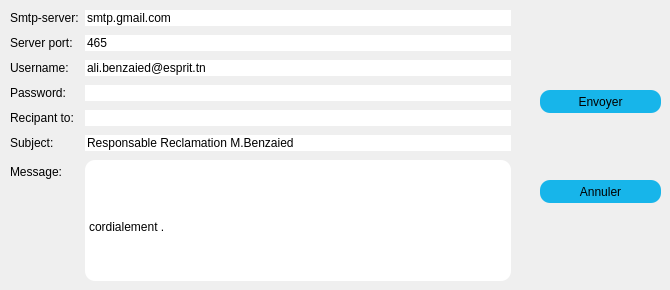
      <widget class="QWidget" name="tab_17">
       <attribute name="title">
        <string>Envoyer Email</string>
       </attribute>
       <widget class="QWidget" name="layoutWidget_3">
        <property name="geometry">
         <rect>
          <x>10</x>
          <y>10</y>
          <width>501</width>
          <height>271</height>
         </rect>
        </property>
        <layout class="QFormLayout" name="formLayout_3">
         <property name="fieldGrowthPolicy">
          <enum>QFormLayout::ExpandingFieldsGrow</enum>
         </property>
         <property name="rowWrapPolicy">
          <enum>QFormLayout::WrapLongRows</enum>
         </property>
         <property name="verticalSpacing">
          <number>9</number>
         </property>
         <item row="1" column="0">
          <widget class="QLabel" name="label_35">
           <property name="text">
            <string>Server port:</string>
           </property>
          </widget>
         </item>
         <item row="2" column="0">
          <widget class="QLabel" name="label_36">
           <property name="text">
            <string>Username:</string>
           </property>
          </widget>
         </item>
         <item row="3" column="0">
          <widget class="QLabel" name="label_37">
           <property name="text">
            <string>Password:</string>
           </property>
          </widget>
         </item>
         <item row="4" column="0">
          <widget class="QLabel" name="label_38">
           <property name="text">
            <string>Recipant to:</string>
           </property>
          </widget>
         </item>
         <item row="5" column="0">
          <widget class="QLabel" name="label_39">
           <property name="text">
            <string>Subject:</string>
           </property>
          </widget>
         </item>
         <item row="6" column="0">
          <widget class="QLabel" name="label_40">
           <property name="text">
            <string>Message:</string>
           </property>
          </widget>
         </item>
         <item row="0" column="1">
          <widget class="QLineEdit" name="server_3">
           <property name="styleSheet">
            <string notr="true">                                      border-radius: 10px;
background-color: rgb(255, 255, 255);

font: 9pt &quot;MS Reference Sans Serif&quot;;</string>
           </property>
           <property name="text">
            <string>smtp.gmail.com</string>
           </property>
          </widget>
         </item>
         <item row="1" column="1">
          <widget class="QLineEdit" name="port_3">
           <property name="styleSheet">
            <string notr="true">                                      border-radius: 10px;
background-color: rgb(255, 255, 255);

font: 9pt &quot;MS Reference Sans Serif&quot;;</string>
           </property>
           <property name="text">
            <string>465</string>
           </property>
          </widget>
         </item>
         <item row="2" column="1">
          <widget class="QLineEdit" name="uname_3">
           <property name="styleSheet">
            <string notr="true">                                      border-radius: 10px;
background-color: rgb(255, 255, 255);

font: 9pt &quot;MS Reference Sans Serif&quot;;
</string>
           </property>
           <property name="text">
            <string>ali.benzaied@esprit.tn</string>
           </property>
          </widget>
         </item>
         <item row="3" column="1">
          <widget class="QLineEdit" name="paswd_3">
           <property name="styleSheet">
            <string notr="true">                                      border-radius: 10px;
background-color: rgb(255, 255, 255);

font: 9pt &quot;MS Reference Sans Serif&quot;;</string>
           </property>
           <property name="inputMask">
            <string/>
           </property>
           <property name="text">
            <string/>
           </property>
           <property name="echoMode">
            <enum>QLineEdit::Password</enum>
           </property>
          </widget>
         </item>
         <item row="4" column="1">
          <widget class="QLineEdit" name="rcpt_3">
           <property name="styleSheet">
            <string notr="true">                                      border-radius: 10px;
background-color: rgb(255, 255, 255);

font: 9pt &quot;MS Reference Sans Serif&quot;;</string>
           </property>
          </widget>
         </item>
         <item row="5" column="1">
          <widget class="QLineEdit" name="subject_3">
           <property name="styleSheet">
            <string notr="true">                                      border-radius: 10px;
background-color: rgb(255, 255, 255);

font: 9pt &quot;MS Reference Sans Serif&quot;;</string>
           </property>
           <property name="text">
            <string>Responsable Reclamation M.Benzaied</string>
           </property>
          </widget>
         </item>
         <item row="0" column="0">
          <widget class="QLabel" name="label_41">
           <property name="text">
            <string>Smtp-server:</string>
           </property>
          </widget>
         </item>
         <item row="6" column="1">
          <widget class="QPlainTextEdit" name="msg_3">
           <property name="styleSheet">
            <string notr="true">                                      border-radius: 10px;
background-color: rgb(255, 255, 255);

font: 9pt &quot;MS Reference Sans Serif&quot;;
</string>
           </property>
           <property name="plainText">
            <string>



cordialement .</string>
           </property>
          </widget>
         </item>
        </layout>
       </widget>
       <widget class="QPushButton" name="exitBtn1_2">
        <property name="geometry">
         <rect>
          <x>540</x>
          <y>180</y>
          <width>121</width>
          <height>23</height>
         </rect>
        </property>
        <property name="styleSheet">
         <string notr="true">                                         border-radius: 10px;
background-color: rgb(23, 181, 234);
                                        
font: 9pt &quot;MS Reference Sans Serif&quot;;</string>
        </property>
        <property name="text">
         <string>Annuler</string>
        </property>
       </widget>
       <widget class="QPushButton" name="sendBtn1_2">
        <property name="geometry">
         <rect>
          <x>540</x>
          <y>90</y>
          <width>121</width>
          <height>23</height>
         </rect>
        </property>
        <property name="styleSheet">
         <string notr="true">                                         border-radius: 10px;
background-color: rgb(23, 181, 234);
                                        
font: 9pt &quot;MS Reference Sans Serif&quot;;</string>
        </property>
        <property name="text">
         <string>Envoyer</string>
        </property>
       </widget>
      </widget>
